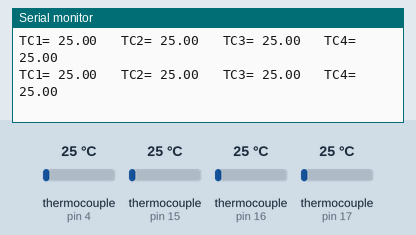
This sketch was run on a simulated Arduino Uno, built with avr-gcc and run on an emulated ATmega328P. On the bench: the last lines printed to the serial monitor. The test bench sets the inputs (shaded band); at power-on: thermocouple (sensors on pin 4, pin 15, pin 16, pin 17) 25 °C.

Above: at 1.7 s.
1.8 s: thermocouple (sensor on pin 4) set to 6 °C
At 2.4 s:
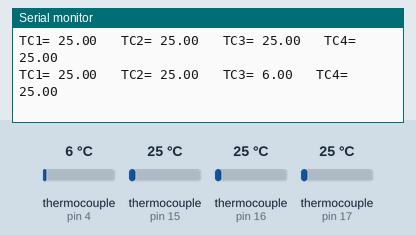
3.3 s: thermocouple (sensor on pin 15) set to 6 °C
At 3.9 s:
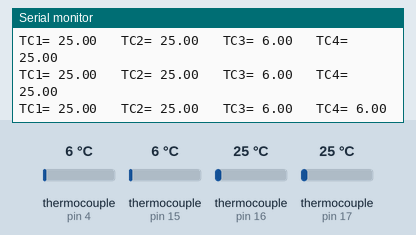
4.8 s: thermocouple (sensor on pin 16) set to 6 °C
At 5.5 s:
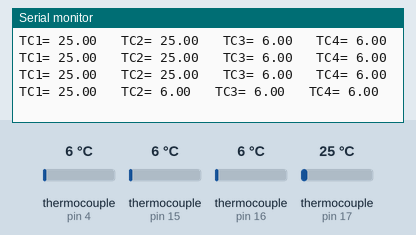
6.3 s: thermocouple (sensor on pin 17) set to 6 °C
At 7.0 s:
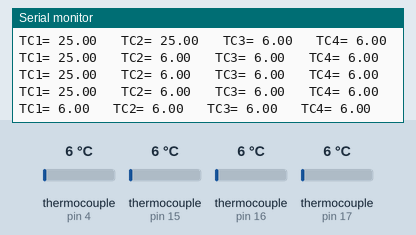
7.8 s: thermocouple (sensor on pin 4) set to 75 °C
At 8.5 s:
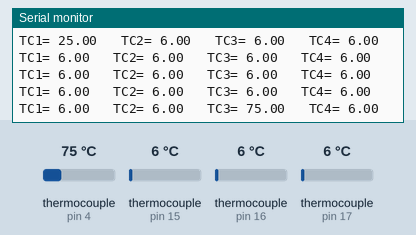
9.3 s: thermocouple (sensor on pin 15) set to 75 °C
At 10.0 s:
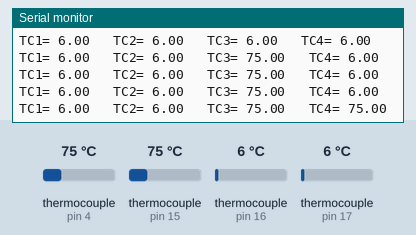
Timing chart, 0 to 11.8 s (numbered marks = the images above; inputs shaded):
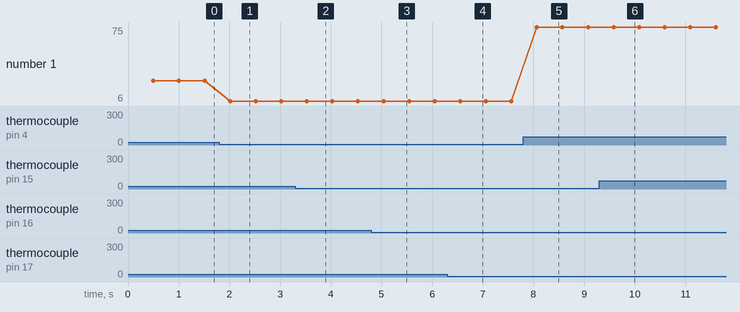

Measured:
- after the input at 1.8 s, the serial monitor: prints a new line after 0.21 s (image 1)
- after the input at 3.3 s, the serial monitor: prints a new line after 0.23 s (image 2)
- after the input at 4.8 s, the serial monitor: prints a new line after 0.24 s (image 3)
- after the input at 6.3 s, the serial monitor: prints a new line after 0.26 s (image 4)
- after the input at 7.8 s, the serial monitor: prints a new line after 0.27 s (image 5)
- after the input at 9.3 s, the serial monitor: prints a new line after 0.28 s (image 6)
- plotted number 1: 25 → 6 after the input at 1.8 s, 6 → 75 after the input at 7.8 s

The sketch:

TC_TestCode.ino
```cpp
#include <Wire.h>
#include <SPI.h>
#include <Arduino.h>
#include "Adafruit_MAX31855.h"

//DEFINE THERMOCOUPLE PINS
#define TC_DO 13
#define TC_CLK 14
#define TC1_CS 17
#define TC2_CS 16
#define TC3_CS 4
#define TC4_CS 15
#define TC4_DO 23
#define TC4_CLK 18

// Initialize thermocouples.
// Set 2nd parameter to TC1_CS or TC2_CS
Adafruit_MAX31855 thermocouple1(TC_CLK, TC1_CS, TC_DO);
Adafruit_MAX31855 thermocouple2(TC_CLK, TC2_CS, TC_DO);
Adafruit_MAX31855 thermocouple3(TC_CLK, TC3_CS, TC_DO);
Adafruit_MAX31855 thermocouple4(TC4_CLK, TC4_CS, TC4_DO);

double c;
double c2;
double c3;
double c4;

void setup() {
  Serial.begin(112500);
  Serial.println("MAX31855 test");
  // wait for MAX chip to stabilize
  delay(500);
  if (!thermocouple1.begin()) {
    Serial.println("ERROR.");
    while (1) delay(10);
  }
  Serial.println("DONE.");
}

void loop() {
  // basic readout test, just print the current temp
//   Serial.print("TC1= ");
//   Serial.println(thermocouple1.readInternal());

   c = thermocouple1.readCelsius();
   Serial.print("TC1= ");
   Serial.print(c);
   Serial.print("   ");

   c2 = thermocouple2.readCelsius();
   Serial.print("TC2= ");
   Serial.print(c2);
   Serial.print("   ");

   c3 = thermocouple3.readCelsius();
   Serial.print("TC3= ");
   Serial.print(c3);
   Serial.print("   ");

   c4 = thermocouple4.readCelsius();
   Serial.print("TC4= ");
   Serial.print(c4);
   Serial.println("   ");

   delay(500);
}
```
